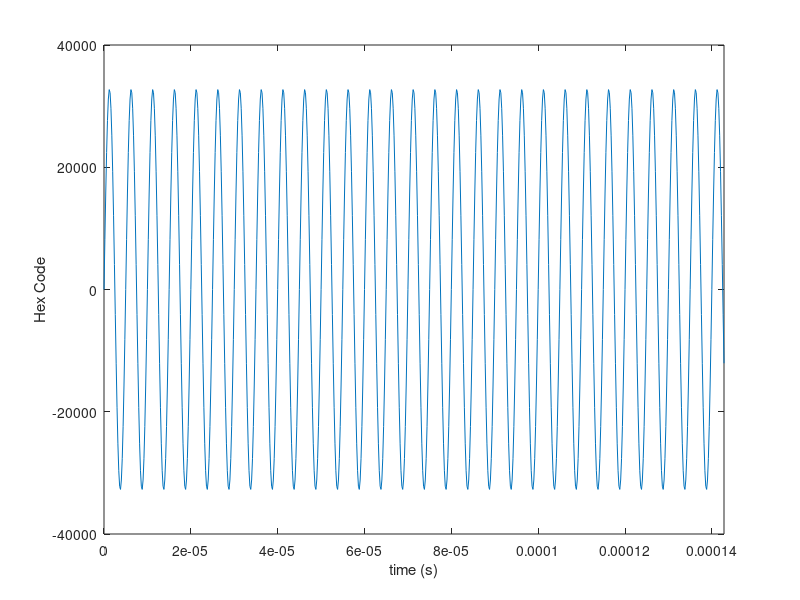

Write MATLAB code to recreate this figure. (Note: this script raises an error after producing the figure.)
%% Script to Read Vivado Simulation Results
% Ian Delgadillo Bonequi
clear all;
close all;
clc;

%% Create Input Data Array for Vivado (.dat file)

Fs = 5e6;            % Sampling frequency                    
T = 1/Fs;             % Sampling period       
fsig = 200000;        % frequency of test sinewave
L = round(((1/fsig)/T))*5; %Length of Signal
%t = (0:L-1)*T;        % Time vector
t = (0:714)*T;        % Time vector

%j = 2^15*(t>1e-5);
j = 2^15*sin(2*pi*fsig*t);
input = int16(j);

figure(1);
plot(t, input);
xlabel('time (s)');
ylabel('Hex Code');
xlim([0 t(length(t))]);

fileID = fopen('..\..\fpga_XEM7310\fpga_XEM7310.sim\sim_1\behav\xsim\filter_in.dat','w');
%fprintf(fileID, '%s\r\n', '// Input data for filter_in');
for i = (1:length(input))
    %fprintf(fileID,'%s%d%s%s\r\n', 'filter_in[', i, '] <= 16h''', dec2hex(input(i)));
    fprintf(fileID,'%s\r\n', dec2hex(input(i)));
end
fclose(fileID);

%% Read simulate.log

fileID = fopen('..\..\fpga_XEM7310\fpga_XEM7310.sim\sim_1\behav\xsim\simulate.log','r');
fgets(fileID); %skip two lines
fgets(fileID);
formatSpec = '%d'; %read data
sizeA = [Inf];
A = fscanf(fileID, formatSpec, sizeA);
fclose(fileID);

%%
Fs = 5e6;            % Sampling frequency                    
T = 1/Fs;             % Sampling period
t = (0:length(A)-1)*T;        % Time vector

figure(2);
plot(t, A); %plot with offset to center around y=0
grid on;
title('Vivado Simulation Results');
xlabel('Time (s)');
ylabel('Hex Code');
xlim([0 t(length(t))]);
saveas(figure(2), 'StepResponse.png');